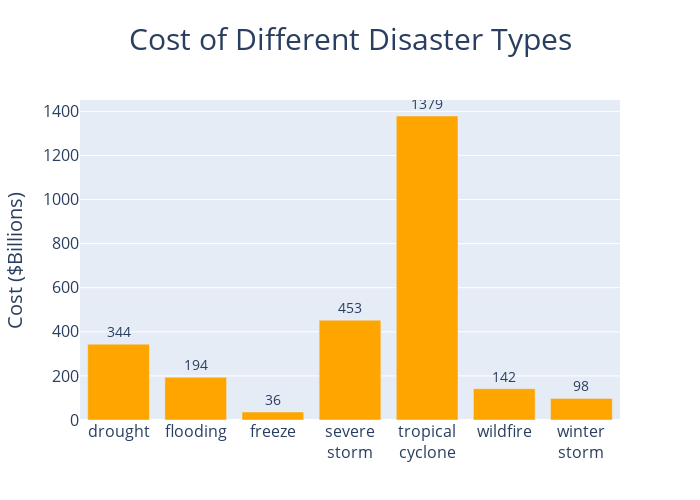

Notebook cell for this chart:
### Code cell
plot_bar_chart(type_cost, types, 'Cost of Different Disaster Types','Cost ($Billions)')

### Figure 1 — Plotly figure (JSON) as saved in the notebook; plotly's stock layout.template omitted (floating-point values rounded to 4 significant figures)
{"data": [{"alignmentgroup": "True", "hovertemplate": "=%{y}<extra></extra>", "legendgroup": "", "marker": {"color": "orange", "pattern": {"shape": ""}}, "name": "", "offsetgroup": "", "orientation": "v", "showlegend": false, "text": ["344", "194", "36", "453", "1379", "142", "98"], "textfont": {"size": 14}, "textposition": "outside", "type": "bar", "x": ["drought", "flooding", "freeze", "severe<br>storm", "tropical<br>cyclone", "wildfire", "winter<br>storm"], "xaxis": "x", "y": [344, 194, 36, 453, 1379, 142, 98], "yaxis": "y"}], "layout": {"barmode": "relative", "height": 500, "legend": {"tracegroupgap": 0}, "title": {"font": {"size": 30}, "text": "Cost of Different Disaster Types", "x": 0.5}, "width": 700, "xaxis": {"anchor": "y", "domain": [0, 1], "tickfont": {"size": 16}, "title": {"text": ""}}, "yaxis": {"anchor": "x", "domain": [0, 1], "side": "top", "tickfont": {"size": 16}, "title": {"font": {"size": 20}, "text": "Cost ($Billions)"}}}}
